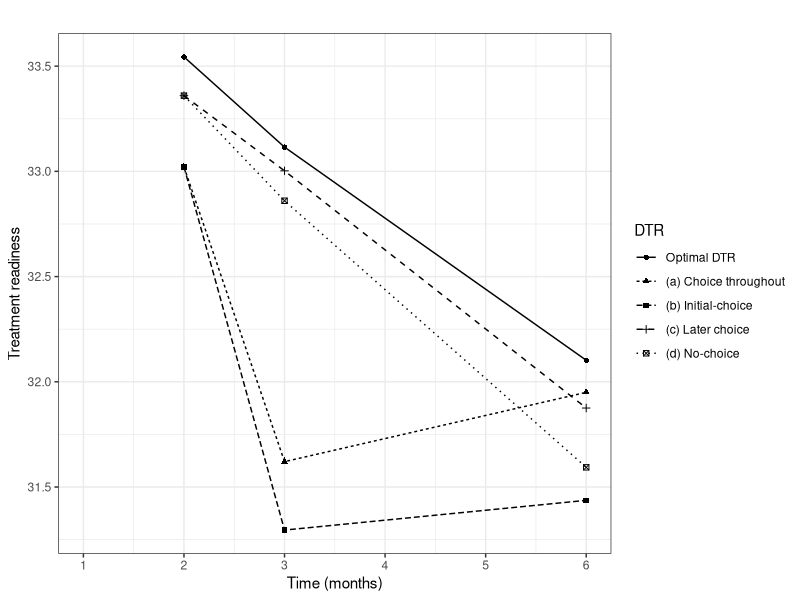
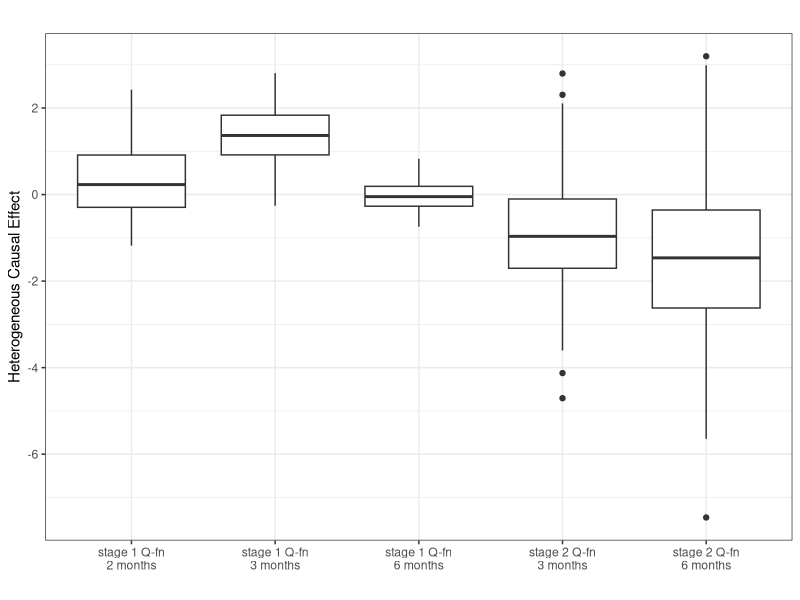

The R script that drew these images, in order: (Note: this script raises an error after producing the figures.)
### data analysis using Q-learning with GEE

## load data

dat <- read.table("5.TutorialDatasetWideFormat.txt", header = TRUE)

## load packages

library(geepack)
library(ggplot2)
library(dplyr)
library(forcats)

## use Q-learning algorithm with GEE to analyze a simulated data set generated from a simple version of ENGAGE study
# note that ENGAGE is a tailored SMART, so the model for stage 2 Q-function should be stratified by responders and non-responders: A2 in {-1,1} only if R = 0

analyzeData <- function(dat, 
                        method = "MQGEE", # method can be “SQGEE” or “MQGEE”
                        corstr = c("exchangeable", "unstructured")){  # if method includes GEE, then need to specify correlation structure
  
  # construct stage 2 data (including covariates at stage 1)
  n <- nrow(dat)
  dat.s2 <- cbind.data.frame(do.call(rbind, replicate(2, dat[ , c("SubjectID", "CenteredAge", "Male", "Education", "HDDays", "A1", "Y1", "R", "A2")], simplify = FALSE)), 
                             "time" = rep(c(2, 3), each = n), "Y" = c(dat$Y2, dat$Y3))
  dat.s2 <- dat.s2[order(dat.s2$SubjectID), ] # the original data set under actual treatment received at stage 1 and 2
  
  # stage 2 optimal treatment and outcome
  rand.sample <- dat.s2$R==0 # patients who were randomized at stage 2
  mod.s2 <- geeglm(Y ~ factor(time) + CenteredAge + Male + Education + HDDays + A1 + Y1 + factor(time)*(CenteredAge + Male + Education + HDDays + A1 + Y1) + 
                     A2 + A2*(factor(time) + CenteredAge + Male + Education + HDDays + A1 + Y1 + factor(time)*(CenteredAge + Male + Education + HDDays + A1 + Y1)),
                   data = dat.s2[rand.sample, ], id = SubjectID, corstr = corstr[1])
  # optimal treatment at stage 2: optimize the accumulative outcome of Y2 and Y3 under A2 = (-1,1)
  dat.s2.opt <- dat.s2 # create a data set to store estimated optimal treatment at stage 2
  # A2 = -1
  dat.s2a <- dat.s2[rand.sample, ]
  dat.s2a$A2 <- -1
  dat.s2a$Y <- predict(mod.s2, newdata = dat.s2a)
  # A2 = 1
  dat.s2b <- dat.s2[rand.sample, ]
  dat.s2b$A2 <- 1
  dat.s2b$Y <- predict(mod.s2, newdata = dat.s2b)
  # identify stage 2 optimal rule
  Ya <- colMeans(matrix(dat.s2a$Y, 2))
  Yb <- colMeans(matrix(dat.s2b$Y, 2))
  dat.s2.opt$A2[rand.sample] <- rep(ifelse(Ya > Yb, -1, 1), each = 2)
  # compare the accumulative outcome of Y2 and Y3 (this algorithm assumes equal weights)
  if (method == "SQGEE"){
    dat.s2.opt$Y[rand.sample] <- predict(mod.s2, newdata = dat.s2.opt[rand.sample, ])
  }
  else if (method == "MQGEE"){
    int2 <- as.matrix(cbind.data.frame(dat.s2$A2, dat.s2$A2*ifelse(dat.s2$time==3, 1, 0), 
                                       dat.s2$A2*dat.s2$CenteredAge, dat.s2$A2*dat.s2$Male, dat.s2$A2*dat.s2$Education, 
                                       dat.s2$A2*dat.s2$HDDays, dat.s2$A2*dat.s2$A1, dat.s2$A2*dat.s2$Y1, 
                                       dat.s2$A2*dat.s2$CenteredAge*ifelse(dat.s2$time==3, 1, 0), dat.s2$A2*dat.s2$Male*ifelse(dat.s2$time==3, 1, 0), dat.s2$A2*dat.s2$Education*ifelse(dat.s2$time==3, 1, 0), 
                                       dat.s2$A2*dat.s2$HDDays*ifelse(dat.s2$time==3, 1, 0), dat.s2$A2*dat.s2$A1*ifelse(dat.s2$time==3, 1, 0), dat.s2$A2*dat.s2$Y1*ifelse(dat.s2$time==3, 1, 0)))[rand.sample, ] %*% coef(mod.s2)[c(9, 16:28)]
    dat.s2.opt$Y[rand.sample] <- dat.s2$Y[rand.sample] + 2 * ifelse(dat.s2.opt$A2[rand.sample] == dat.s2$A2[rand.sample], 0, 1) * abs(int2)
  }
  
  # construct stage 1 data
  dat.s2.opt <- dat.s2.opt[order(dat.s2.opt$time), ]
  dat.s1 <- cbind.data.frame(do.call(rbind, replicate(3, dat[ , c("SubjectID", "CenteredAge", "Male", "Education", "HDDays", "A1", "Y1", "R")], simplify = FALSE)), 
                             "A2" = rep(dat.s2.opt$A2[1:n], 3),
                             "time" = rep(c(1, 2, 3), each = n), 
                             "Y" = c(dat$Y1, dat.s2.opt$Y))
  dat.s1 <- dat.s1[order(dat.s1$SubjectID), ] # the data set under actual treatment received at stage 1 and optimal treatment received at stage 2
  # stage 1 optimal treatment and outcome
  # stage 1 model
  # use Caucasian only to avoid rank deficiency
  mod.s1 <- geeglm(Y ~ factor(time) + CenteredAge + Male + Education + HDDays + factor(time)*(CenteredAge + Male + Education + HDDays) + 
                     A1 + A1 * (factor(time) + CenteredAge + Male + Education + HDDays + factor(time)*(CenteredAge + Male + Education + HDDays)), 
                   data = dat.s1, id = SubjectID, corstr = corstr[2])
  # optimal treatment at stage 1: optimize the average of Y1, Y2 and Y3 under A1 = (-1,1)
  dat.s1.opt <- dat.s1 # create a data set to store estimated optimal treatment at stage 1
  # A2 = -1
  dat.s1a <- dat.s1
  dat.s1a$A1 <- -1
  dat.s1a$Y <- predict(mod.s1, newdata = dat.s1a)
  # A2 = 1
  dat.s1b <- dat.s1
  dat.s1b$A1 <- 1
  dat.s1b$Y <- predict(mod.s1, newdata = dat.s1b)
  Ya <- colMeans(matrix(dat.s1a$Y, 3))
  Yb <- colMeans(matrix(dat.s1b$Y, 3))
  dat.s1.opt$A1 <- rep(ifelse(Ya > Yb, -1, 1), each = 3)
  # compare the average outcome at time 1, 2 and 3 (this algorithm assumes equal weights)
  dat.s1.opt$Y <- predict(mod.s1, newdata = dat.s1.opt)
  if (method == "SQGEE"){
    dat.s1.opt$Y <- predict(mod.s1, newdata = dat.s1.opt)
  }
  else if (method == "MQGEE"){
    int1 <- as.matrix(cbind.data.frame(dat.s1$A1, dat.s1$A1*ifelse(dat.s1$time==2, 1, 0), dat.s1$A1*ifelse(dat.s1$time==3, 1, 0), 
                                       dat.s1$A1*dat.s1$CenteredAge, dat.s1$A1*dat.s1$Male, dat.s1$A1*dat.s1$Education, dat.s1$A1*dat.s1$HDDays, 
                                       dat.s1$A1*dat.s1$CenteredAge*ifelse(dat.s1$time==2, 1, 0), dat.s1$A1*dat.s1$CenteredAge*ifelse(dat.s1$time==3, 1, 0), 
                                       dat.s1$A1*dat.s1$Male*ifelse(dat.s1$time==2, 1, 0), dat.s1$A1*dat.s1$Male*ifelse(dat.s1$time==3, 1, 0), 
                                       dat.s1$A1*dat.s1$Education*ifelse(dat.s1$time==2, 1, 0), dat.s1$A1*dat.s1$Education*ifelse(dat.s1$time==3, 1, 0), 
                                       dat.s1$A1*dat.s1$HDDays*ifelse(dat.s1$time==2, 1, 0), dat.s1$A1*dat.s1$HDDays*ifelse(dat.s1$time==3, 1, 0))) %*% coef(mod.s1)[c(8, 17:30)]
    dat.s1.opt$Y <- dat.s1$Y + 2 * ifelse(dat.s1.opt$A1 == dat.s1$A1, 0, 1) * abs(int1)
  }
  
  dat.opt <- cbind.data.frame(dat.s1.opt[ , c("SubjectID", "CenteredAge", "Male", "Education", "HDDays", "A1", "R", "A2", "time", "Y")])
  # convert dat.opt from long format to wide format
  dat.opt <- reshape(dat.opt, v.names = "Y", idvar = "SubjectID", timevar = "time", direction = "wide", sep = "")
  
  return(list("mod.s1" = mod.s1, "mod.s2" = mod.s2, "dat.opt" = dat.opt))
}

output.mqgee <- analyzeData(dat, method = "MQGEE")
output.sqgee <- analyzeData(dat, method = "SQGEE")

## estimate the (optimal or specific) DTRs as a by-product of Q-learning

estTraj <- function(dat, a1, a2, corstr){
  n <- nrow(dat)
  dat.s2 <- cbind.data.frame(do.call(rbind, replicate(2, dat[ , c("SubjectID", "CenteredAge", "Male", "Education", "HDDays", "A1", "Y1", "R", "A2")], simplify = FALSE)), 
                             "time" = rep(c(2, 3), each = n), "Y" = c(dat$Y2, dat$Y3))
  dat.s2 <- dat.s2[order(dat.s2$SubjectID), ]
  rand.sample <- dat.s2$R==0
  mod.s2 <- geeglm(Y ~ factor(time) + CenteredAge + Male + Education + HDDays + A1 + Y1 + factor(time)*(CenteredAge + Male + Education + HDDays + A1 + Y1) + 
                     A2 + A2*(factor(time) + CenteredAge + Male + Education + HDDays + A1 + Y1 + factor(time)*(CenteredAge + Male + Education + HDDays + A1 + Y1)),
                   data = dat.s2[rand.sample, ], id = SubjectID, corstr = corstr[1])
  dat.s2.est <- dat.s2
  dat.s2.est$A2[rand.sample] <- a2
  dat.s2.est$Y[rand.sample] <- predict(mod.s2, newdata = dat.s2.est[rand.sample,])
  
  # stage 1 estimation assuming stage 1 treatment a1
  dat.s2.est <- dat.s2.est[order(dat.s2.est$time), ]
  dat.s1 <- cbind.data.frame(do.call(rbind, replicate(3, dat[ , c("SubjectID", "CenteredAge", "Male", "Education", "HDDays", "A1", "Y1", "R")], simplify = FALSE)), 
                             "A2" = rep(dat.s2.est$A2[1:n], 3),
                             "time" = rep(c(1, 2, 3), each = n), 
                             "Y" = c(dat$Y1, dat.s2.est$Y))
  dat.s1 <- dat.s1[order(dat.s1$SubjectID), ]
  mod.s1 <- geeglm(Y ~ factor(time) + CenteredAge + Male + Education + HDDays + factor(time)*(CenteredAge + Male + Education + HDDays) + 
                     A1 + A1 * (factor(time) + CenteredAge + Male + Education + HDDays + factor(time)*(CenteredAge + Male + Education + HDDays)), 
                   data = dat.s1, id = SubjectID, corstr = corstr[2])
  dat.s1.est <- dat.s1
  dat.s1.est$A1 <- a1
  dat.s1.est$Y <- predict(mod.s1, newdata = dat.s1.est)
  dat.est <- cbind.data.frame(dat.s1.est[ , c("SubjectID", "CenteredAge", "Male", "Education", "HDDays", "A1", "R", "A2", "time", "Y")])
  # convert dat.opt from long format to wide format
  dat.est <- reshape(dat.est, v.names = "Y", idvar = "SubjectID", timevar = "time", direction = "wide", sep = "")
  return(list("mod.s1" = mod.s1, "mod.s2" = mod.s2, "dat.est" = dat.est))
}

## summary and plots of analysis results

# plot the trajectory of DTRs

sumTraj <- function(dat.opt, corstr = c("exchangeable", "unstructured")){
  dat.est1 <- estTraj(dat, a1 = -1, a2 = 1, corstr)$dat.est
  dat.est2 <- estTraj(dat, a1 = 1, a2 = 1, corstr)$dat.est
  dat.est3 <- estTraj(dat, a1 = -1, a2 = -1, corstr)$dat.est
  dat.est4 <- estTraj(dat, a1 = 1, a2 = -1, corstr)$dat.est
  y.opt <- c(mean(dat.opt$Y1), mean(dat.opt$Y2), mean(dat.opt$Y3))
  y.est1 <- c(mean(dat.est1$Y1), mean(dat.est1$Y2), mean(dat.est1$Y3))
  y.est2 <- c(mean(dat.est2$Y1), mean(dat.est2$Y2), mean(dat.est2$Y3))
  y.est3 <- c(mean(dat.est3$Y1), mean(dat.est3$Y2), mean(dat.est3$Y3))
  y.est4 <- c(mean(dat.est4$Y1), mean(dat.est4$Y2), mean(dat.est4$Y3))
  pred <- cbind.data.frame("time" = rep(c(2, 3, 6), 5),
                           "y" = c(y.opt, y.est1, y.est2, y.est3, y.est4), 
                           "DTR" = c(rep("Optimal DTR", 3), rep("(c) Later choice", 3), rep("(a) Choice throughout", 3), rep("(d) No-choice", 3), rep("(b) Initial-choice", 3)))
  return(pred)
}

pred.mqgee <- sumTraj(output.mqgee$dat.opt)
pred.sqgee <- sumTraj(output.sqgee$dat.opt)

png(filename="OptAndEstENGAGE_mqgee.png", width = 15, height = 10, units = "cm", res = 200)
pred.mqgee %>%
  mutate(DTR = fct_relevel(DTR, "Optimal DTR", "(a) Choice throughout", "(b) Initial-choice", "(c) Later choice", "(d) No-choice")) %>%
ggplot(aes(x = time, y = y, shape = DTR, linetype = DTR)) + 
  geom_point() + geom_line(aes(group = DTR)) + 
  labs(title= "", x = "Time (months)", y = "Treatment readiness") + 
  scale_x_continuous(limits = c(1, 6), breaks = seq(1, 6, by = 1)) +
  theme_bw()
dev.off()

# percentage of patients assigned to a specific decision rule

table(output.mqgee$dat.opt$A1)/nrow(dat)
# -1     1 
# 0.844 0.156 
table(output.mqgee$dat.opt$A2)/nrow(dat)
# -1     0     1 
# 0.068 0.700 0.232 

# boxplot of estimated CATEs (stage k, time j)

calcCATE <- function(output){
  dat1.temp <- cbind.data.frame(do.call(rbind, replicate(3, dat[ , c("SubjectID", "CenteredAge", "Male", "Education", "HDDays", "A1")], simplify = FALSE)), 
                                "time" = rep(c(1, 2, 3), each = nrow(dat)))
  dat1.temp <- dat1.temp[order(dat1.temp$SubjectID), ]
  dat1a.temp <- dat1.temp
  dat1a.temp$A1 <- -1
  dat1b.temp <- dat1.temp
  dat1b.temp$A1 <- 1
  delta1.hat <- matrix(predict(output$mod.s1, newdata = dat1a.temp), ncol = 3, byrow = TRUE) - matrix(predict(output$mod.s1, newdata = dat1b.temp), ncol = 3, byrow = TRUE)
  dat2.temp <- cbind.data.frame(do.call(rbind, replicate(2, dat[ , c("SubjectID", "CenteredAge", "Male", "Education", "HDDays", "A1", "Y1", "R", "A2")], simplify = FALSE)), 
                                "time" = rep(c(2, 3), each = nrow(dat)))
  dat2.temp <- dat2.temp[order(dat2.temp$SubjectID), ]
  dat2a.temp <- dat2.temp
  dat2a.temp$A2 <- -1
  dat2b.temp <- dat2.temp
  dat2b.temp$A2 <- 1
  delta2.hat <- matrix(predict(output$mod.s2, newdata = dat2a.temp), ncol = 2, byrow = TRUE) - matrix(predict(output$mod.s2, newdata = dat2b.temp), ncol = 2, byrow = TRUE)
  CATE <- cbind.data.frame(delta1.hat, delta2.hat)
  colnames(CATE) <- c("s1t1", "s1t2", "s1t3", "s2t2", "s2t3")
  return(CATE)
}

CATE <- calcCATE(output.mqgee)

library(reshape2)
CATE.temp <- melt(CATE)
addline_format <- function(x,...){
  gsub('\\s','\n', x)
}
png(filename="CATEDistENGAGE_mqgee.png", width = 12, height = 8, units = "cm", res = 200)
ggplot(data = CATE.temp, aes(x = variable, y = value)) + 
  geom_boxplot() + 
  labs(title= "", x = "", y = "Heterogeneous Causal Effect") + 
  scale_x_discrete(labels = c("stage 1 Q-fn\n2 months", "stage 1 Q-fn\n3 months", "stage 1 Q-fn\n6 months",
                              "stage 2 Q-fn\n3 months", "stage 2 Q-fn\n6 months")) + 
  theme_bw()
dev.off()

## model diagnostics
QIC(output.sqgee$mod.s1)
QIC(output.mqgee$mod.s1)
